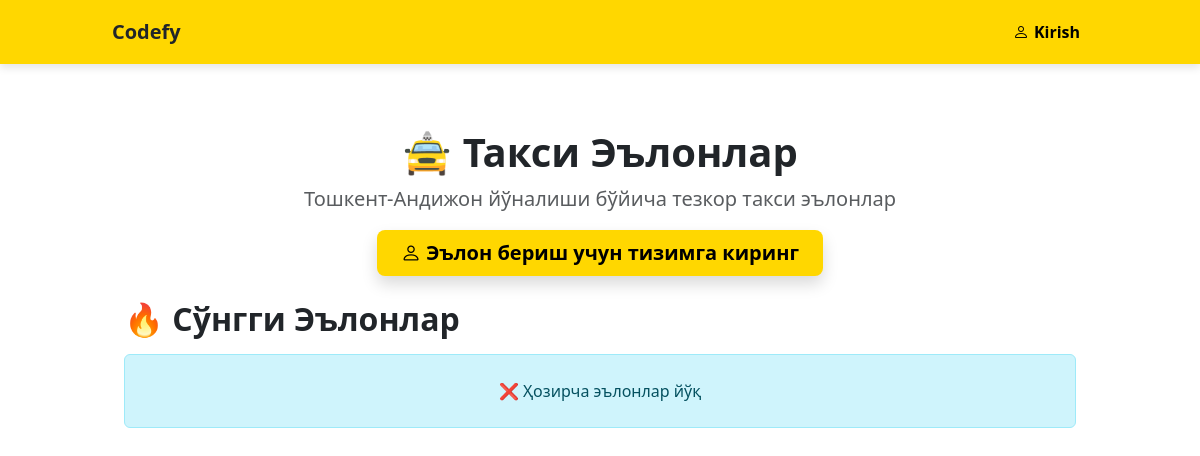
The app's page /, older data.
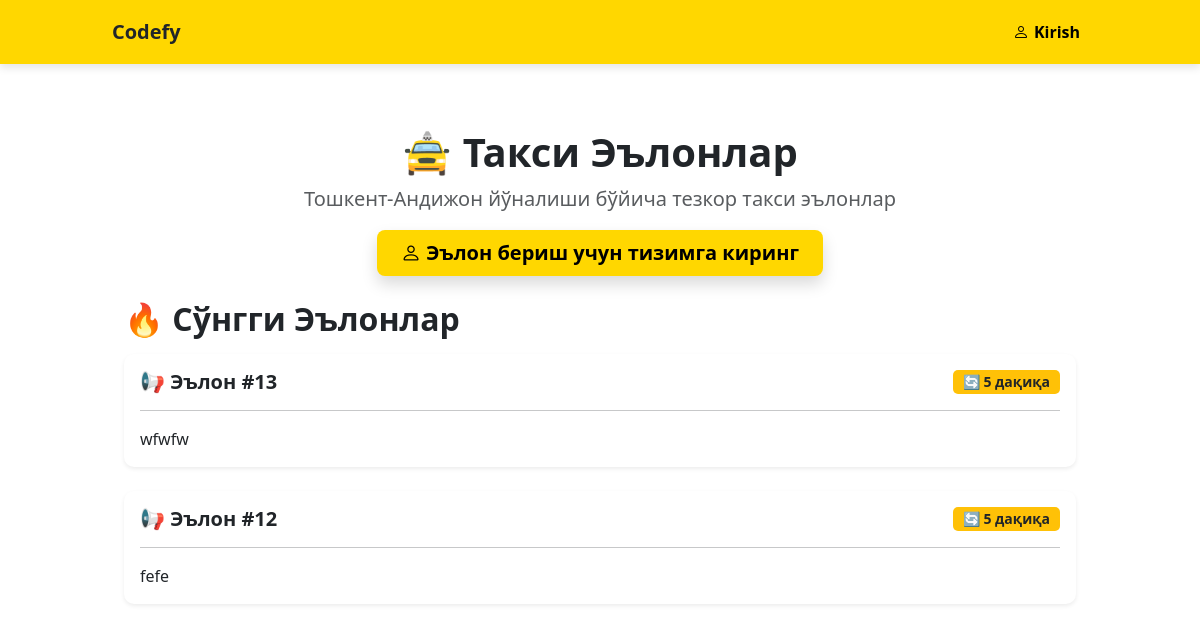
The same page, newer data.
### announcement/models.py (models this page shows)
class Announcement(models.Model):
    user = models.ForeignKey(User, on_delete=models.CASCADE)
    message = models.TextField()
    interval = models.IntegerField(default=5)
    is_active = models.BooleanField(default=False)
    created_at = models.DateTimeField(auto_now_add=True)
    class Meta:
        db_table = 'announcements'

### announcement/views.py (the view)
# urls.py: path('', views.home, name='home'),
def home(request):
    announcements = Announcement.objects.all().order_by('-id')[:10]
    return render(request, 'announcement/home.html', {'announcements': announcements})

### templates/announcement/home.html (shortened to what this page needs)
{% extends 'base.html' %}
{% block content %}
<div class="container py-4">
    <div class="row mb-4 text-center">
        <div class="col-12">
            <h1 class="fw-bold text-dark">🚖 Такси Эълонлар</h1>
            <p class="lead text-muted">Тошкент-Андижон йўналиши бўйича тезкор такси эълонлар</p>
            {% if user.is_authenticated %}
            <a href="{% url 'create_announcement' %}" class="btn btn-success btn-lg px-4 shadow">
                <i class="bi bi-plus-circle"></i> Янги Эълон Бериш
            </a>
            {% else %}
            <a href="{% url 'login' %}" class="btn btn-primary btn-lg px-4 shadow">
                <i class="bi bi-person"></i> Эълон бериш учун тизимга киринг
            </a>
            {% endif %}
        </div>
    </div>
    <div class="row">
        <div class="col-12">
            <h2 class="fw-bold mb-3">🔥 Сўнгги Эълонлар</h2>
            {% for announcement in announcements %}
            <div class="card shadow-sm border-0 mb-4">
                <div class="card-body">
                    <div class="d-flex justify-content-between align-items-center mb-3">
                        <h5 class="fw-bold mb-0">
                            📢 Эълон #{{ announcement.id }}
                        </h5>
                        <span class="badge bg-warning text-dark">
                            🔄 {{ announcement.interval }} дақиқа
                        </span>
                    </div>
                    <hr>
                    <div style="white-space: pre-wrap;">{{ announcement.message }}</div>
                </div>
            </div>
            {% empty %}
            <div class="alert alert-info text-center p-4">
                ❌ Ҳозирча эълонлар йўқ
            </div>
            {% endfor %}
        </div>
    </div>
</div>
{% endblock %}

Row changes from the older to the newer data that the page shows:
added Announcement: id "13", interval "5", message "wfwfw"
added Announcement: id "12", interval "5", message "fefe"
Text that changed along with them:
text no longer shown: "❌ Ҳозирча эълонлар йўқ"
